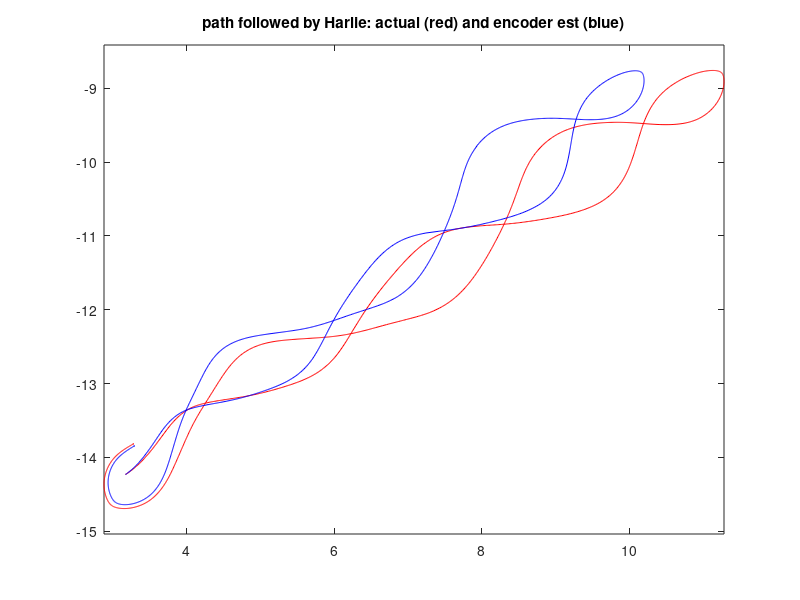

Write MATLAB code to recreate this figure.
% program to plot actual pose history and motion inferred from encoder data
% make sure this file is in the same directory as the data files "pose.csv"
% and "encoders.csv"
load pose.csv
figure(1)
clf
xpose = pose(:,1);
ypose = pose(:,2);
plot(xpose,ypose,'r')
axis equal
title('path followed by Harlie: actual (red) and encoder est (blue)')
hold on %prepare this figure to receive a second plot, overlayed on the first

load encoders.csv
enc_left = encoders(:,1);
enc_rt = encoders(:,2);
npts = size(encoders,1);  %find out how many points there are
samps = 1:npts; %create a vector of sample numbers
kr = 1;
pos = [0,0];
positions = zeros(npts-1,2);

kr = 0.0008;
kl = 0.0008;

track = 0.5;
angle = pi/4+.2;

for i=1:npts-1
    dsr = kr * (enc_rt(i+1) - enc_rt(i));
    dsl = kl * (enc_left(i+1) - enc_left(i));
    dsv = 0.5 * dsr + 0.5 * dsl;
    angle = angle + ((dsl - dsr) / track);
    pos = [(pos(1) + dsv * sin(angle)),(pos(2) + dsv * cos(angle))];
    positions(i,1:2) = [pose(1,1)+pos(1),pose(1,2)+pos(2)];
end
plot(positions(:,1),positions(:,2),'b')
%figure(2)
%plot(samps, enc_left,'b',samps,enc_rt,'r')
%xlabel('sample number')
%ylabel('cumulative encoder counts')
%title('encoder counts left (blue) and right (red)')
